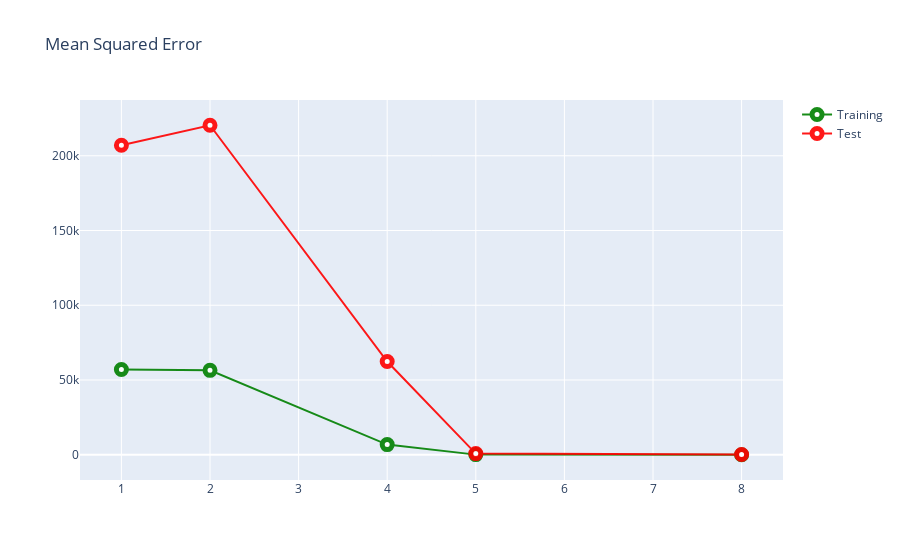

Source (notebook cell):
### Markdown cell above
## 16.1. Plotting MSEs

### Code cell
plt.figure(figsize=(10,10))
trace1 = go.Scatter(x=metrics_df.degree,
                    y=metrics_df.training_mse,
                    name = "Training",
                    line = dict(color = 'green'),
                    opacity = 0.9,
                    marker=dict(
                        color='white',
                        size=10,
                        line=dict(
                            width=5
                        )))

trace2 = go.Scatter(x=metrics_df.degree,
                    y=metrics_df.test_mse,
                    name = "Test",
                    line = dict(color = 'red'),
                    opacity = 0.9,
                    marker=dict(
                        color='white',
                        size=10,
                        line=dict(
                            width=5
                        )))

layout2 = dict(title='Mean Squared Error',)

fig2 = dict(data=[trace1, trace2], layout=layout2)

iplot(fig2)

### Figure 1 — Plotly figure (JSON) as saved in the notebook; plotly's stock layout.template omitted (floating-point values rounded to 4 significant figures)
{"data": [{"line": {"color": "green"}, "marker": {"color": "white", "line": {"width": 5}, "size": 10}, "name": "Training", "opacity": 0.9, "type": "scatter", "x": [1.0, 2.0, 4.0, 5.0, 8.0], "y": [57010.0, 56450.0, 6797.0, 85.13, 0.3598]}, {"line": {"color": "red"}, "marker": {"color": "white", "line": {"width": 5}, "size": 10}, "name": "Test", "opacity": 0.9, "type": "scatter", "x": [1.0, 2.0, 4.0, 5.0, 8.0], "y": [207000.0, 220400.0, 62390.0, 770.5, 214.5]}], "layout": {"title": {"text": "Mean Squared Error"}}}
